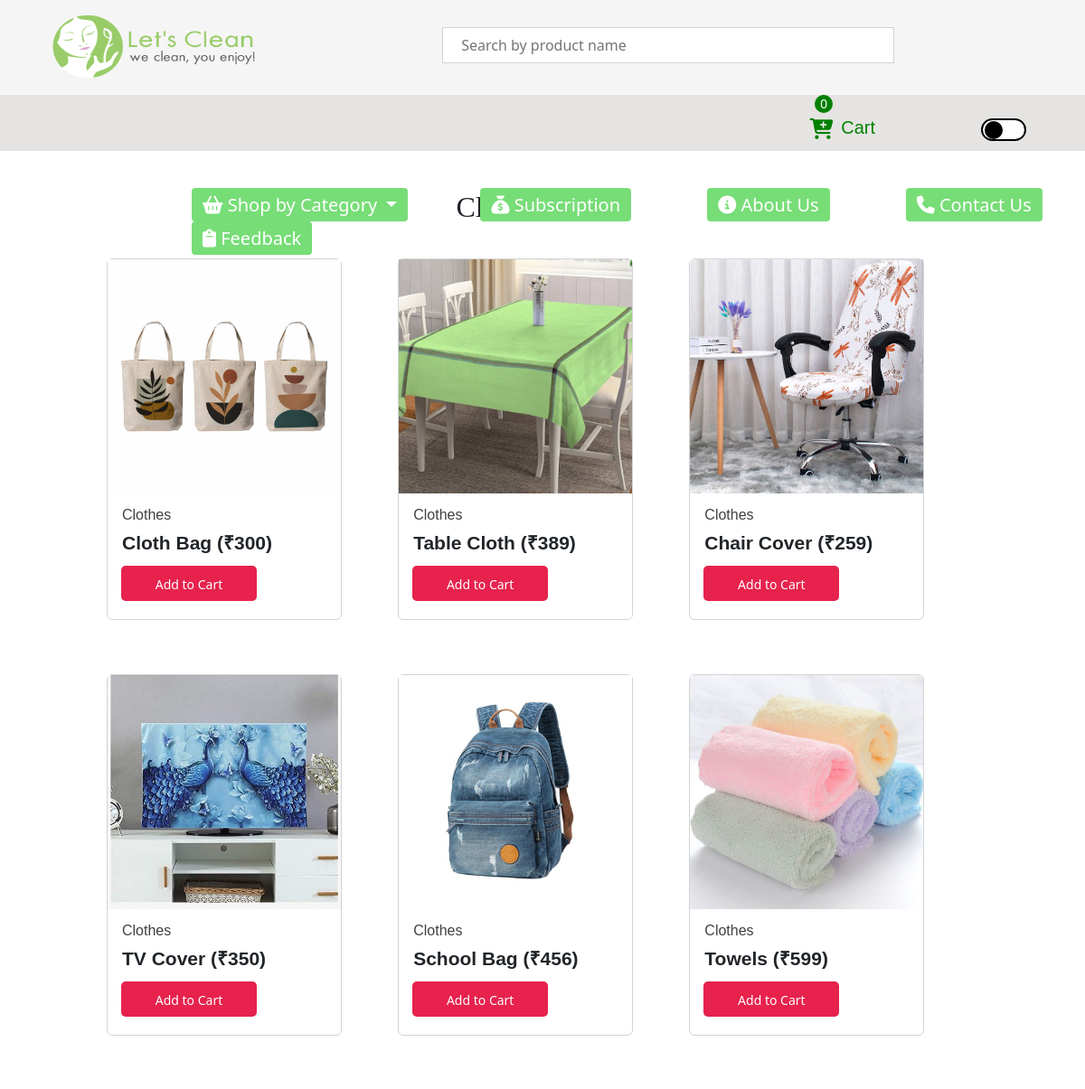
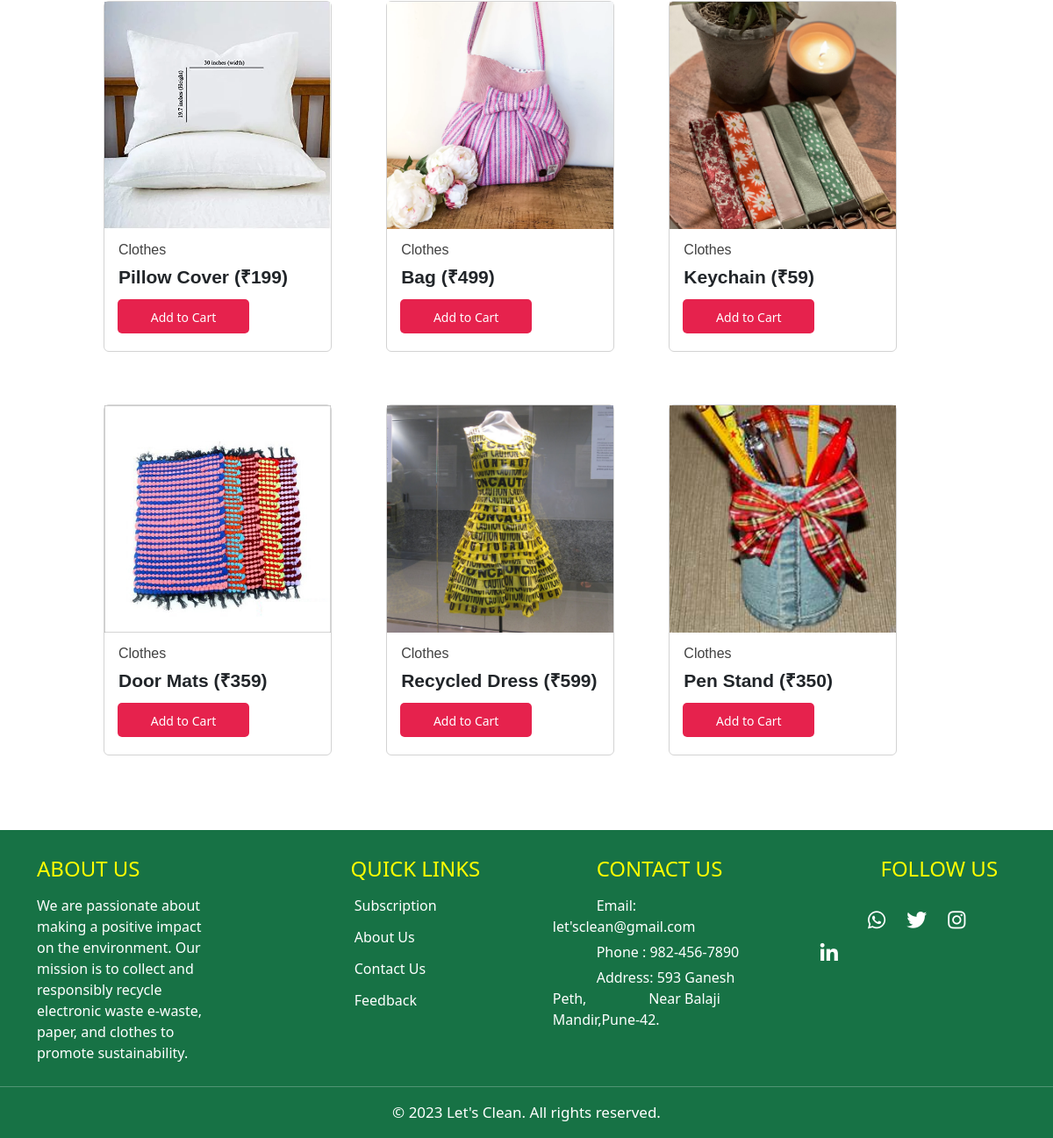
The app's page /templates/cloth.php with its own data (2 pictures, top to bottom).
### tables this page shows
CREATE TABLE `product` (
  `pid` int(3) NOT NULL,
  `pname` varchar(50) NOT NULL,
  `pcategory` varchar(20) NOT NULL,
  `pprice` varchar(5) NOT NULL,
  `imgupload` varchar(50) NOT NULL,
  `quantity` varchar(3) NOT NULL DEFAULT '1',
  `d1` varchar(50) NOT NULL,
  `d2` varchar(50) NOT NULL,
  `d3` varchar(50) NOT NULL,
  `d4` varchar(50) NOT NULL
);

### templates/cloth.php (the view, shortened to what this page needs)
<?php
require_once 'connection.php';
$sql="SELECT * from product WHERE pcategory='Clothes' ";
$all_product=$con->query($sql);
?>
<!DOCTYPE html>
<html lang="en">
<head>
    <link rel="stylesheet" href="../static/category.css">
    <link href="https://cdn.jsdelivr.net/npm/bootstrap@5.3.0/dist/css/bootstrap.min.css" rel="stylesheet">
     <link rel="stylesheet" href="https://cdnjs.cloudflare.com/ajax/libs/font-awesome/6.2.1/css/all.min.css">
</head>
<body>
  <div class="mynavbar">
    <nav>
        <a href="../templates/home.php" class="alink1"><img class="logo" src="../static/images/22baf73169f8401fb664a518b53c35aa-Lets Clean - Logo-01.png"></a>
            <input type="text" placeholder="Search by product name" id="find" onkeyup="search()" class="inp_text1">
        <ul>
        <a href="../templates/cart.php"><li class="myli"><i class="fa-solid fa-cart-plus icon" style="position: relative;top:5px;font-size: 23px;color:green;" ></i>
          <span class="span1" id="badge" style="  position: relative; width:10px;height:50px;top:-26px;right:27%;background: green;color: white; border-radius: 50%;padding:2px 6px;font-size: 14px;">0</span>
          <span class="span2" style="position: relative;font-size: 20px;right:22px;top:2px;">Cart</li></a>
          <div class="toggle"></div>
        </ul>
    </nav>
    <header  style="height:62px;">
      <ul>
          <li class="nav-item dropdown">
            <a class="nav-link dropdown-toggle" href="#" role="button" data-bs-toggle="dropdown" aria-expanded="false" id="active"><i class="fa-solid fa-basket-shopping"></i>
              Shop by Category
            </a>
            <a href="../templates/subscription.php" class="alink"><li class="active"><i class="fa-solid fa-sack-dollar"></i> Subscription </li> </a>
            <a href="../templates/about.php" class="alink"><li class="active"><i class="fa-solid fa-circle-info"></i> About Us</li></a>
          <a href="../templates/contact.php" class="alink"><li class="active"><i class="fa-solid fa-phone"></i> Contact Us</li></a>
          <a href="../templates/feedback.php" class="alink"><li class="active"><i class="fa-solid fa-clipboard"></i> Feedback</li> </a>
      </ul>
  </header>
    </div>
<main>
<h2 class="text-center" style="font-family:'Poppins';">Cloth Products</h2>
  <?php
  while($row = mysqli_fetch_assoc($all_product)){
  ?>
  <div class="card">
      <div class="image">
      <a href="product_info?id=<?php echo $row['pid'];?>"><img src="../static/images/<?php echo $row['imgupload'];?>"></a>
      </div>
      <div class="caption">
          <p class="product_cat" style="font-size: 16px;color: rgba(0, 0, 0, 0.750);"><?php echo $row['pcategory'];?></p>
          <h5 class="product_name" style="font-weight:bold;font-size: 21px;margin-top:-2px;"><?php echo $row['pname'];?> (&#8377;<?php echo $row['pprice'];?>)</h5>
      </div>
      <button class="add"  id="cartb" data-id="<?php echo $row['pid'];?>">Add to Cart</button>
  </div>
  <?php
  }
  ?>
</main>
    <div>
        <footer>
            <div class="container">
              <div class="footer-content">
               <div class="footer-column1">
                 <h4 style="text-transform: uppercase; color:yellow">About Us</h4>
                 <p style="margin-top: 15px;">We are passionate about making a positive impact on the environment. Our mission is to collect and responsibly recycle electronic waste e-waste, paper, and clothes to promote sustainability. </p>
               </div>
               <div class="footer-column">
                 <h4 style="text-transform: uppercase; color:yellow">&nbsp;&nbsp; &nbsp; &nbsp;&nbsp; &nbsp;&nbsp; &nbsp;Quick links</h4>
                 <ul style="margin-top: 15px;">
                  <a href="../templates/subscription.php" class="quick"><li> &nbsp;&nbsp; &nbsp; &nbsp;&nbsp; &nbsp;&nbsp; &nbsp; &nbsp; &nbsp; &nbsp;&nbsp;Subscription</li></a>
                  <a href="../templates/about.php" class="quick"><li> &nbsp;&nbsp; &nbsp; &nbsp;&nbsp; &nbsp;&nbsp; &nbsp; &nbsp; &nbsp; &nbsp;&nbsp;About Us</li></a>
                  <a href="../templates/contact.php" class="quick"><li> &nbsp;&nbsp; &nbsp; &nbsp;&nbsp; &nbsp;&nbsp; &nbsp; &nbsp; &nbsp; &nbsp;&nbsp;Contact Us</li></a>
                  <a href="../templates/feedback.php" class="quick"><li> &nbsp;&nbsp; &nbsp; &nbsp;&nbsp; &nbsp;&nbsp; &nbsp; &nbsp; &nbsp; &nbsp;&nbsp;Feedback</li></a>
                 </ul>
               </div>
                <div class="footer-column">
                  <h4 style="text-transform: uppercase;color:yellow">&nbsp;&nbsp; &nbsp; &nbsp;&nbsp;&nbsp;Contact Us</h4>
                  <p style="margin-top: 15px;">&nbsp;&nbsp; &nbsp;&nbsp;&nbsp; &nbsp; &nbsp; &nbsp;Email: let'sclean@gmail.com</p>
                  <p>&nbsp;&nbsp; &nbsp;&nbsp;&nbsp;&nbsp; &nbsp; &nbsp; Phone : 982-456-7890</p>
                  <p>&nbsp;&nbsp; &nbsp;&nbsp; &nbsp; &nbsp; &nbsp; Address: 593 Ganesh Peth, &nbsp; &nbsp; &nbsp; &nbsp; &nbsp; &nbsp; &nbsp; &nbsp; Near Balaji Mandir,Pune-42.</p>
                </div>
                <div class="footer-column">
                  <h4 style="text-transform: uppercase;color:yellow">&nbsp;&nbsp;&nbsp; &nbsp; &nbsp; &nbsp;&nbsp;&nbsp;Follow Us</h4>
                  <ul class="social-icons">
                   &nbsp; &nbsp; &nbsp; &nbsp; &nbsp; &nbsp; &nbsp;<li><a href="https://www.whatsapp.com/" class="fab fa-whatsapp"></a></li>
                    <li><a href="https://twitter.com/" class="fab fa-twitter"></a></li>
                    <li><a href="https://www.instagram.com/" class="fab fa-instagram"></a></li>
                    <li><a href="https://www.linkedin.com/feed/" class="fab fa-linkedin-in"></a></li>
                  </ul>
                </div>
              </div>
            </div>
            <div class="footer-bottom">
             <hr size="2" color="#fff">
              <p style="color: #fff;">&copy; 2023 Let's Clean. All rights reserved.</p>
            </div>
          </footer>
    </div>
</body>
</html>

### static/category.css (style rules this page uses)
body { background-color: #fff; color:#1e272e; padding: 0; margin: 0; text-decoration: none; list-style: none; box-sizing: border-box; }
.mynavbar { top:0; position: fixed; width: 100%; z-index: 9999; }
nav { background:whitesmoke ; height:105px; width: 100%; }
.logo { height:75px; width:230px; margin-left: 55px; }
nav ul { float:right; margin-right:180px; }
nav ul li { display: inline-block; line-height: 100px; margin:0 30px; font-family:Arial, Helvetica, sans-serif; font-size:20px; color:green; }
nav ul .myli { position: relative; }
nav ul .myli:after { content: ''; height: 2px; width:100%; background:#2e8b57; position: absolute; left:0; bottom:30px; opacity: 0; pointer-events: none; transition: 0.7s; }
input[type="text"].inp_text1 { height: 40px; width:500px; outline: none; margin-top: 30px; margin-left:200px; padding-left:20px; border:0.1px solid lightgray; }
header { background:#e5e4e2; position: static; }
header ul { float: left; margin-left: 140px; }
header ul li { display:inline-block; color: white; line-height: 25px; margin: 0 40px; font-size: 20px; color:white; }
#active { background:#77dd77; transition: .5s; padding: 6px 12px; border-radius: 4px; }
.active { background:#77dd77; transition: .5s; padding: 6px 12px; border-radius: 4px; text-decoration: none; }
.alink { color:white; text-decoration: none; }
footer { background: #177245; color: #fff; padding: 30px 0; margin-top: -155px; }
.container { max-width: 1200px; margin: 0 auto; padding: 0 20px; }
.footer-content { display: flex; flex-wrap: wrap; justify-content: space-between; }
.footer-column { flex-basis: 20%; margin-bottom: 20px; margin-bottom: -40px; }
.footer-column1 { flex-basis: 18%; margin-bottom: 20px; margin-bottom: -40px; }
.footer-column p { margin-bottom: 5px; }
.social-icons { margin-top: 20px; }
.social-icons li { display: inline-block; margin-right: 20px; }
.social-icons a { color: #fff; font-size: 23px; transition: color 0.3s ease; text-decoration: none; }
.footer-bottom { text-align: center; margin-top: 50px; margin-bottom: -30px; }
.footer-bottom p { color: #ccc; font-size: 17px; }
.quick { color:white; text-decoration: none; list-style-type: none; }
footer ul { padding:0; }
footer ul li { margin-top: 12px; }
.toggle { background-color: white; width: 50px; height: 25px; border-radius: 200px; cursor: pointer; position: relative; top:-60px; left:220px; margin-bottom: -24px; border : 2px solid black; transition: 0s; }
.toggle::before { position: absolute; content: ''; background-color: #000; width: 20px; height: 20px; border-radius: 200px; margin-top:1px; margin-left:1.7px; transition: translateY(-50%); transition: all 0s ease-in-out; }
#cartb { position: relative; background-color: rgb(230, 34, 77); border-radius: 5px; padding: 10px; background-repeat: no-repeat; box-sizing: border-box; width: 150px; height: 39px; color: #fff; border: none; top: -45px; font-size: 14px; transition: all .3s ease-in-out; z-index: 1; overflow: hidden; margin-left:15px; }
#cartb::before { content: ""; background-color: rgb(248, 50, 93); width: 0; height: 100%; position: absolute; top: 0; left: 0; z-index: -1; transition: width 700ms ease-in-out; display: inline-block; }
main { max-width: 1500px; width:85%; margin:210px auto; }
main .card { max-width: 300px; display: inline-block; height:400px; border: 1px solid lightgray; margin-top: 10px; width:260px; margin:30px; margin-left: 28px; box-shadow: none; }
main .card .image { height: 50%; margin-bottom: 30px; }
main .card img { object-fit: cover; width: 100%; height:130%; }
main .card .caption { padding-left: 1em; text-align: left; line-height: 0.5em; height:25%; font-family: Arial, Helvetica, sans-serif; margin-top:80px; }
main .card .caption p { font-size: 1.1rem; }
main .card button { width:50%; margin-top:5px; margin-left:60px; }

### records on screen
product: imgupload (picture), pcategory "Clothes", pname "Cloth Bag", pprice "300"
product: imgupload (picture), pcategory "Clothes", pname "Table Cloth", pprice "389"
product: imgupload (picture), pcategory "Clothes", pname "Chair Cover", pprice "259"
product: imgupload (picture), pcategory "Clothes", pname "TV Cover", pprice "350"
product: imgupload (picture), pcategory "Clothes", pname "School Bag", pprice "456"
product: imgupload (picture), pcategory "Clothes", pname "Towels", pprice "599"
product: imgupload (picture), pcategory "Clothes", pname "Pillow Cover", pprice "199"
product: imgupload (picture), pcategory "Clothes", pname "Bag", pprice "499"
product: imgupload (picture), pcategory "Clothes", pname "Keychain", pprice "59"
product: imgupload (picture), pcategory "Clothes", pname "Door Mats", pprice "359"
product: imgupload (picture), pcategory "Clothes", pname "Recycled Dress", pprice "599"
product: imgupload (picture), pcategory "Clothes", pname "Pen Stand", pprice "350"
